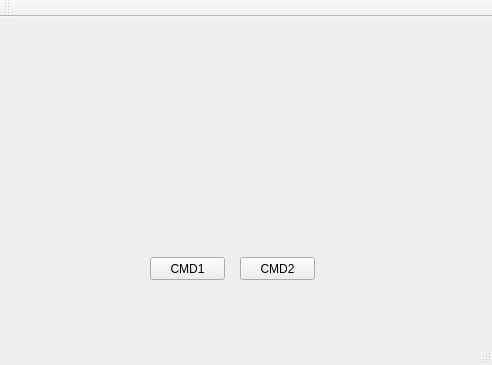
<?xml version="1.0" encoding="UTF-8"?>
<ui version="4.0">
 <class>MainWindow</class>
 <widget class="QMainWindow" name="MainWindow">
  <property name="geometry">
   <rect>
    <x>0</x>
    <y>0</y>
    <width>492</width>
    <height>365</height>
   </rect>
  </property>
  <property name="windowTitle">
   <string>MainWindow</string>
  </property>
  <widget class="QWidget" name="centralWidget">
   <widget class="QPushButton" name="pushButton1">
    <property name="geometry">
     <rect>
      <x>150</x>
      <y>240</y>
      <width>75</width>
      <height>23</height>
     </rect>
    </property>
    <property name="text">
     <string>CMD1</string>
    </property>
   </widget>
   <widget class="QPushButton" name="pushButton2">
    <property name="geometry">
     <rect>
      <x>240</x>
      <y>240</y>
      <width>75</width>
      <height>23</height>
     </rect>
    </property>
    <property name="text">
     <string>CMD2</string>
    </property>
   </widget>
  </widget>
  <widget class="QMenuBar" name="menuBar">
   <property name="geometry">
    <rect>
     <x>0</x>
     <y>0</y>
     <width>492</width>
     <height>21</height>
    </rect>
   </property>
  </widget>
  <widget class="QToolBar" name="mainToolBar">
   <attribute name="toolBarArea">
    <enum>TopToolBarArea</enum>
   </attribute>
   <attribute name="toolBarBreak">
    <bool>false</bool>
   </attribute>
  </widget>
  <widget class="QStatusBar" name="statusBar"/>
 </widget>
 <layoutdefault spacing="6" margin="11"/>
 <resources/>
 <connections/>
</ui>
